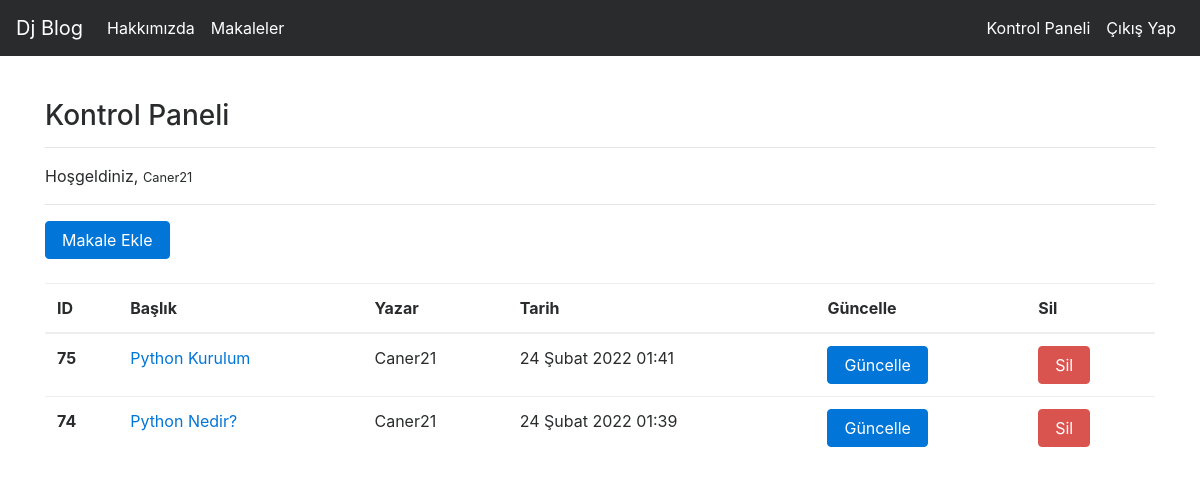
The app's page /articles/dashboard/ (signed in) with its own data.
### article/models.py (models this page shows, shortened)
class Article(models.Model):
    author = models.ForeignKey("auth.User",on_delete= models.CASCADE,verbose_name="Yazar")
    title = models.CharField(max_length=50,verbose_name="Başlık")
    content = RichTextField(verbose_name="İçerik")
    created_date = models.DateTimeField(auto_now_add=True,verbose_name="Oluşturma Tarihi")
    article_image = models.FileField(blank = True,null= True,verbose_name="Resim Ekle")
    class Meta:
        ordering = ['-created_date']

### article/views.py (the view)
# urls.py: path('dashboard/',views.dashboard,name="dashboard"),
@login_required(login_url= "user:login")
def dashboard(request):
    articles = Article.objects.filter(author = request.user) #Sisteme kim giriş yapmışsa onun articlelarını almış oluyoruz.
    return render(request,"dashboard.html",{"articles": articles})

### templates/dashboard.html
{% extends 'layout.html' %}
{% block body %}
{% load crispy_forms_tags %}
<h3>Kontrol Paneli</h3>
<hr>
<p>
    Hoşgeldiniz, <small>{{request.user.username}}</small>
</p>
<hr>
<a method = "GET" class = "btn btn-primary" href="/articles/addarticle">Makale Ekle</a>
<br><br>
{% if articles %}
<table class="table table-light">
    <thead>
      <tr>
        <th scope="col">ID</th>
        <th scope="col">Başlık</th>
        <th scope="col">Yazar</th>
        <th scope="col">Tarih</th>
        <th scope="col">Güncelle</th>
        <th scope="col">Sil</th>
      </tr>
    </thead>
    <tbody>
    {% for article in articles %}
        <tr>
            <th scope="row">{{article.id}}</th>
            <td><a href="/articles/article/{{article.id}}">{{article.title}}</a></td>
            <td>{{article.author.username}}</td>
            <td>{{article.created_date}}</td>
            <td><a href="/articles/update/{{article.id}}" class = "btn btn-primary">Güncelle</a></td>
            <td><a href="/articles/delete/{{article.id}}" class = "btn btn-danger">Sil</a></td>
        </tr>
    {% endfor %}
    </tbody>
  </table>
{% else %}
<div class = "alert alert-danger">
    Henüz makaleniz bulunmuyor.
</div>
{% endif %}
{% endblock  %}

### records on screen
Article: id "75", title "Python Kurulum", author.username "Caner21", created_date "24 Şubat 2022 01:41"
Article: id "74", title "Python Nedir?", author.username "Caner21", created_date "24 Şubat 2022 01:39"

### other values on screen
{{ request.user.username }} "Caner21"
